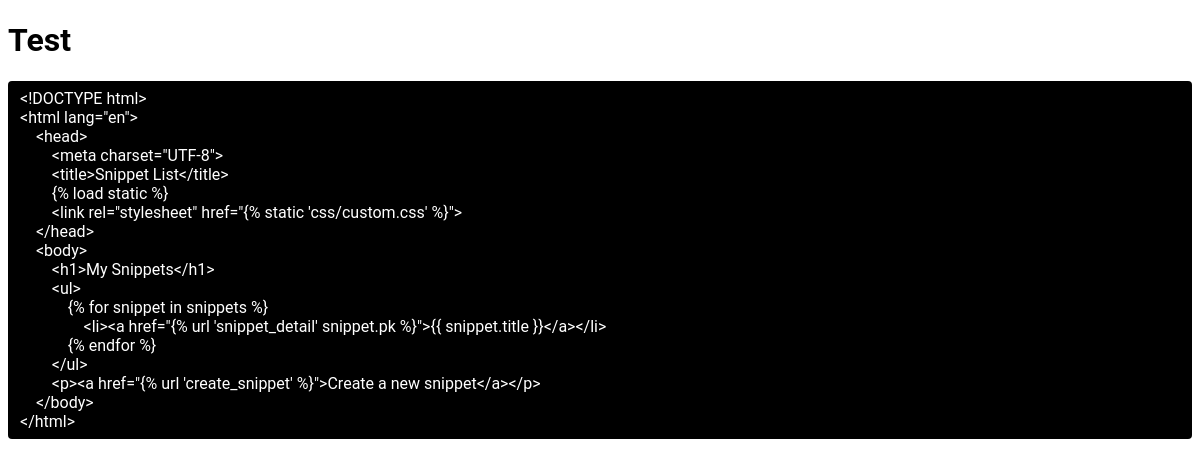
Screenshot of /snippets/snippet/1/ (signed in) with the database file from the repository.
### snippet/models.py (models this page shows, shortened)
class Snippet(models.Model):
    author = models.ForeignKey(User, on_delete=models.CASCADE)
    title = models.CharField(max_length=200)
    code = models.TextField()
    created_at = models.DateTimeField(auto_now_add=True)
    language = models.CharField(max_length=100, default="plaintext")

### snippet/views.py (the view)
# urls.py: path("snippet/<int:pk>/", views.snippet_detail, name="snippet_detail"),
@login_required
def snippet_detail(request, pk):
    snippet = get_object_or_404(Snippet, pk=pk)
    return render(request, "snippet/snippet_detail.html", {"snippet": snippet})

### snippet/templates/snippet/snippet_detail.html (shortened to what this page needs)
{% load static %}
<!DOCTYPE html>
<html lang="en">
    <head>
        <link rel="stylesheet" href="https://cdnjs.cloudflare.com/ajax/libs/highlight.js/11.9.0/styles/atom-one-dark-reasonable.css">
        <link rel="stylesheet" href="{% static 'snippet/main.css' %}">
    </head>
    <body>
        <h1>{{ snippet.title }}</h1>
    <pre class="codeContainer"><code class="{{ snippet.language }}">{{ snippet.code }}</code></pre >
    </body>
</html>

### snippet/static/snippet/main.css (style rules this page uses)
html * { font-family: Roboto, sans-serif; }
.codeContainer { box-shadow: none; border: none; background-color: black; color: white; border-radius: 4px; padding: 8px 12px; cursor: pointer; }

### rows the page displays
Snippet: title "Test", code "<!DOCTYPE html> <html lang=\"en\"> <head> <meta charset=\"UTF-8\"> <title>Snippet List</title> {% load static %} <link rel=\"stylesheet\" href=\"{% static 'css/custom.css' %}\"> </head> <body> <h1>My Snippets</h1> <ul> {% for snippet in snippets %} <li><a href=\"{% url 'snippet_detail' snippet.pk %}\">{{ snippet.title }}</a></li> {% endfor %} </ul> <p><a href=\"{% url 'create_snippet' %}\">Create a new snippet</a></p> </body> </html>"
